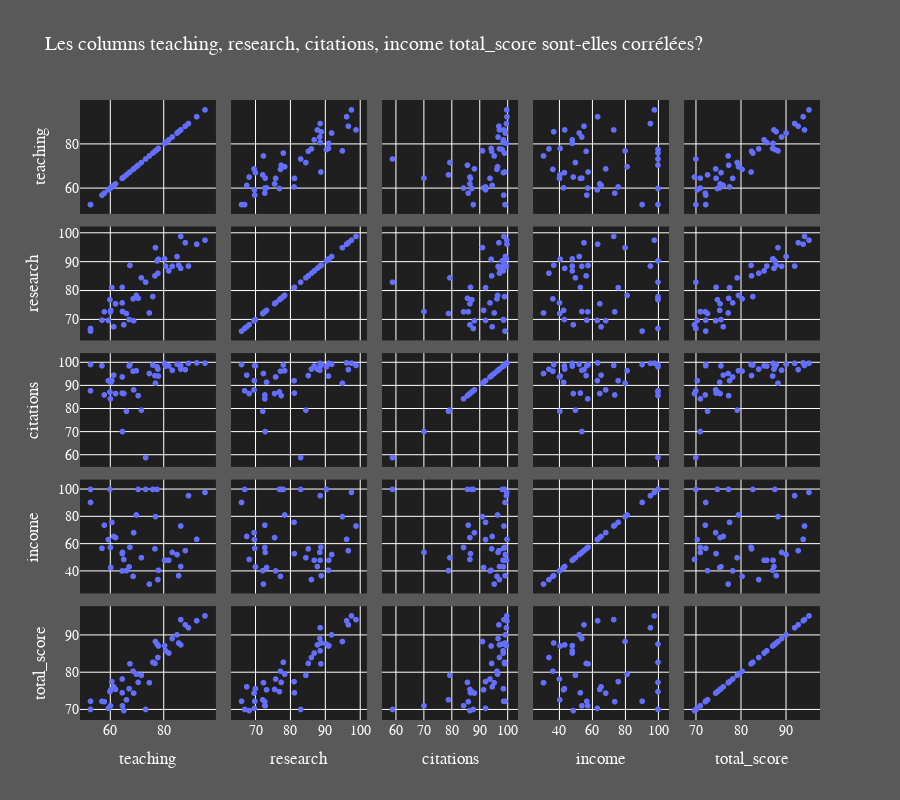

Write notebook code for a chart like this one.
### Code cell
#------------------------------------------------------FIGURE2----------------------------------------------------------------------------#
scat_matrix = go.Splom(
                dimensions=[dict(label='teaching',
                                 values=df2016['teaching']),
                            dict(label='research',
                                 values=df2016['research']),
                            dict(label='citations',
                                 values=df2016['citations']),
                            dict(label='income',
                                 values=df2016['income']),
                            dict(label='total_score',
                                 values=df2016['total_score'])     
                                 ],
                text=df2016['world_rank'],
                marker=dict(showscale=False, # colors encode categorical variables
                            # line_color='white', line_width=0.5
                            )
                )

scat_matrix_layout = go.Layout(
                    title="Les columns teaching, research, citations, income total_score sont-elles corrélées?",
                    height=800,
                    font=dict(
                        family="sans serif",
                        size=14,
                        color="white"),
                    paper_bgcolor='rgba(0,0,0,0.65)',
                    plot_bgcolor='rgba(0,0,0,0.65)')
scat_matrix_lay1 = go.Figure(data = scat_matrix,layout=scat_matrix_layout)
scat_matrix_lay1

### Figure 1 — Plotly figure (JSON) as saved in the notebook; plotly's stock layout.template omitted (floating-point values rounded to 4 significant figures)
{"data": [{"dimensions": [{"label": "teaching", "values": [95.6, 86.5, 92.5, 88.2, 89.4, 85.1, 83.3, 77, 85.7, 77.6, 86.5, 80.4, 78.1, 80.8, 82, 77.9, 76, 76.8, 67.4, 68.6, 69.8, 71.7, 64.5, 60.6, 70.5, 74.7, 61.3, 67.1, 62, 60.2, 59.9, 64.5, 68.8, 66.1, 56.9, 52.6, 57.8, 60.1, 64.6, 59.3, 73.3, 52.6, 65.1]}, {"label": "research", "values": [97.6, 98.9, 96.2, 96.7, 88.6, 91.9, 88.5, 95, 88.9, 90.4, 87.8, 91.1, 91, 88.6, 86.9, 86.1, 78, 85.2, 88.8, 77.2, 78.4, 84.5, 75.8, 81.1, 77.4, 72.3, 67.5, 70, 75.5, 73.2, 76.9, 81.2, 69.6, 72.1, 69.8, 66, 72.7, 72.7, 72.8, 69.7, 83, 66.9, 68.2]}, {"label": "citations", "values": [99.8, 98.8, 99.9, 97, 99.7, 99.3, 96.7, 91.1, 99.2, 98.2, 97.2, 99.7, 94.2, 98.5, 98.6, 97.2, 99, 94.4, 99.1, 96.3, 96.5, 79.4, 93.8, 92.2, 85.7, 95.3, 94.6, 98.6, 86.6, 91.5, 87.3, 86.8, 88.2, 78.9, 98.7, 99.2, 86, 84.3, 70.1, 92.2, 58.8, 87.8, 86.6]}, {"label": "income", "values": [97.8, 73.1, 63.3, 55, 95.4, 52.1, 53.7, 80, 36.6, 100, 43.3, 47.9, 40.5, 47.9, 47.9, 33.7, 100, 56.3, 57.5, 36.1, 81.2, 49.8, 40.1, 75.8, 100, 30.4, 65.4, 43.1, 64.6, 42.6, 100, 52.8, 68.2, 40.3, 56.7, 90.4, 73.7, 57.3, 53.7, 63.1, 100, 100, 48.5]}, {"label": "total_score", "values": [95.2, 94.2, 93.9, 92.8, 92, 90.1, 89.1, 88.3, 87.9, 87.6, 87.4, 87.2, 87.1, 85.8, 85.2, 84, 82.7, 82.4, 82.3, 80.3, 79.5, 79.2, 78.2, 77.5, 77.3, 77.2, 76.1, 75.6, 75.4, 75.3, 74.8, 74.5, 74.4, 72.6, 72.2, 72.2, 72.1, 71, 71, 70.3, 70, 70, 69.7]}], "marker": {"showscale": false}, "text": [1, 2, 3, 4, 5, 7, 8, 9, 10, 11, 12, 13, 14, 16, 17, 18, 20, 21, 22, 24, 25, 26, 27, 28, 29, 30, 31, 32, 33, 34, 35, 36, 37, 38, 39, 39, 41, 44, 44, 46, 47, 47, 50], "type": "splom"}], "layout": {"font": {"color": "white", "family": "sans serif", "size": 14}, "height": 800, "paper_bgcolor": "rgba(0,0,0,0.65)", "plot_bgcolor": "rgba(0,0,0,0.65)", "title": {"text": "Les columns teaching, research, citations, income total_score sont-elles corrélées?"}}}
